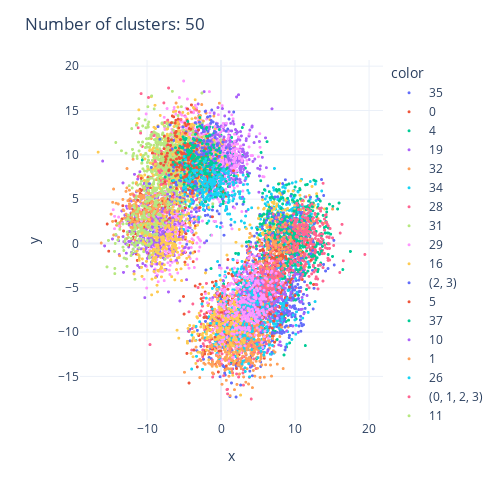

The cell this chart's notebook holds for it:
### Code cell
plot_cluster(data, graph)

### Figure 1 — Plotly figure (JSON) as saved in the notebook; plotly's stock layout.template omitted (floating-point values rounded to 4 significant figures; data arrays with more than 128 entries replaced by an {"elided": "..."} marker saying what was removed)
{"data": [{"hovertemplate": "color=35<br>x=%{x}<br>y=%{y}<extra></extra>", "legendgroup": "35", "marker": {"color": "#636efa", "size": 3, "symbol": "circle"}, "mode": "markers", "name": "35", "showlegend": true, "type": "scattergl", "x": {"elided": "187 float values"}, "xaxis": "x", "y": {"elided": "187 float values"}, "yaxis": "y"}, {"hovertemplate": "color=0<br>x=%{x}<br>y=%{y}<extra></extra>", "legendgroup": "0", "marker": {"color": "#EF553B", "size": 3, "symbol": "circle"}, "mode": "markers", "name": "0", "showlegend": true, "type": "scattergl", "x": {"elided": "190 float values"}, "xaxis": "x", "y": {"elided": "190 float values"}, "yaxis": "y"}, {"hovertemplate": "color=4<br>x=%{x}<br>y=%{y}<extra></extra>", "legendgroup": "4", "marker": {"color": "#00cc96", "size": 3, "symbol": "circle"}, "mode": "markers", "name": "4", "showlegend": true, "type": "scattergl", "x": {"elided": "146 float values"}, "xaxis": "x", "y": {"elided": "146 float values"}, "yaxis": "y"}, {"hovertemplate": "color=19<br>x=%{x}<br>y=%{y}<extra></extra>", "legendgroup": "19", "marker": {"color": "#ab63fa", "size": 3, "symbol": "circle"}, "mode": "markers", "name": "19", "showlegend": true, "type": "scattergl", "x": {"elided": "248 float values"}, "xaxis": "x", "y": {"elided": "248 float values"}, "yaxis": "y"}, {"hovertemplate": "color=32<br>x=%{x}<br>y=%{y}<extra></extra>", "legendgroup": "32", "marker": {"color": "#FFA15A", "size": 3, "symbol": "circle"}, "mode": "markers", "name": "32", "showlegend": true, "type": "scattergl", "x": {"elided": "188 float values"}, "xaxis": "x", "y": {"elided": "188 float values"}, "yaxis": "y"}, {"hovertemplate": "color=34<br>x=%{x}<br>y=%{y}<extra></extra>", "legendgroup": "34", "marker": {"color": "#19d3f3", "size": 3, "symbol": "circle"}, "mode": "markers", "name": "34", "showlegend": true, "type": "scattergl", "x": {"elided": "188 float values"}, "xaxis": "x", "y": {"elided": "188 float values"}, "yaxis": "y"}, {"hovertemplate": "color=28<br>x=%{x}<br>y=%{y}<extra></extra>", "legendgroup": "28", "marker": {"color": "#FF6692", "size": 3, "symbol": "circle"}, "mode": "markers", "name": "28", "showlegend": true, "type": "scattergl", "x": {"elided": "188 float values"}, "xaxis": "x", "y": {"elided": "188 float values"}, "yaxis": "y"}, {"hovertemplate": "color=31<br>x=%{x}<br>y=%{y}<extra></extra>", "legendgroup": "31", "marker": {"color": "#B6E880", "size": 3, "symbol": "circle"}, "mode": "markers", "name": "31", "showlegend": true, "type": "scattergl", "x": {"elided": "187 float values"}, "xaxis": "x", "y": {"elided": "187 float values"}, "yaxis": "y"}, {"hovertemplate": "color=29<br>x=%{x}<br>y=%{y}<extra></extra>", "legendgroup": "29", "marker": {"color": "#FF97FF", "size": 3, "symbol": "circle"}, "mode": "markers", "name": "29", "showlegend": true, "type": "scattergl", "x": {"elided": "188 float values"}, "xaxis": "x", "y": {"elided": "188 float values"}, "yaxis": "y"}, {"hovertemplate": "color=16<br>x=%{x}<br>y=%{y}<extra></extra>", "legendgroup": "16", "marker": {"color": "#FECB52", "size": 3, "symbol": "circle"}, "mode": "markers", "name": "16", "showlegend": true, "type": "scattergl", "x": {"elided": "188 float values"}, "xaxis": "x", "y": {"elided": "188 float values"}, "yaxis": "y"}, {"hovertemplate": "color=(2, 3)<br>x=%{x}<br>y=%{y}<extra></extra>", "legendgroup": "(2, 3)", "marker": {"color": "#636efa", "size": 3, "symbol": "circle"}, "mode": "markers", "name": "(2, 3)", "showlegend": true, "type": "scattergl", "x": {"elided": "180 float values"}, "xaxis": "x", "y": {"elided": "180 float values"}, "yaxis": "y"}, {"hovertemplate": "color=5<br>x=%{x}<br>y=%{y}<extra></extra>", "legendgroup": "5", "marker": {"color": "#EF553B", "size": 3, "symbol": "circle"}, "mode": "markers", "name": "5", "showlegend": true, "type": "scattergl", "x": {"elided": "173 float values"}, "xaxis": "x", "y": {"elided": "173 float values"}, "yaxis": "y"}, {"hovertemplate": "color=37<br>x=%{x}<br>y=%{y}<extra></extra>", "legendgroup": "37", "marker": {"color": "#00cc96", "size": 3, "symbol": "circle"}, "mode": "markers", "name": "37", "showlegend": true, "type": "scattergl", "x": {"elided": "180 float values"}, "xaxis": "x", "y": {"elided": "180 float values"}, "yaxis": "y"}, {"hovertemplate": "color=10<br>x=%{x}<br>y=%{y}<extra></extra>", "legendgroup": "10", "marker": {"color": "#ab63fa", "size": 3, "symbol": "circle"}, "mode": "markers", "name": "10", "showlegend": true, "type": "scattergl", "x": {"elided": "188 float values"}, "xaxis": "x", "y": {"elided": "188 float values"}, "yaxis": "y"}, {"hovertemplate": "color=1<br>x=%{x}<br>y=%{y}<extra></extra>", "legendgroup": "1", "marker": {"color": "#FFA15A", "size": 3, "symbol": "circle"}, "mode": "markers", "name": "1", "showlegend": true, "type": "scattergl", "x": {"elided": "189 float values"}, "xaxis": "x", "y": {"elided": "189 float values"}, "yaxis": "y"}, {"hovertemplate": "color=26<br>x=%{x}<br>y=%{y}<extra></extra>", "legendgroup": "26", "marker": {"color": "#19d3f3", "size": 3, "symbol": "circle"}, "mode": "markers", "name": "26", "showlegend": true, "type": "scattergl", "x": {"elided": "188 float values"}, "xaxis": "x", "y": {"elided": "188 float values"}, "yaxis": "y"}, {"hovertemplate": "color=(0, 1, 2, 3)<br>x=%{x}<br>y=%{y}<extra></extra>", "legendgroup": "(0, 1, 2, 3)", "marker": {"color": "#FF6692", "size": 3, "symbol": "circle"}, "mode": "markers", "name": "(0, 1, 2, 3)", "showlegend": true, "type": "scattergl", "x": {"elided": "320 float values"}, "xaxis": "x", "y": {"elided": "320 float values"}, "yaxis": "y"}, {"hovertemplate": "color=11<br>x=%{x}<br>y=%{y}<extra></extra>", "legendgroup": "11", "marker": {"color": "#B6E880", "size": 3, "symbol": "circle"}, "mode": "markers", "name": "11", "showlegend": true, "type": "scattergl", "x": {"elided": "189 float values"}, "xaxis": "x", "y": {"elided": "189 float values"}, "yaxis": "y"}, {"hovertemplate": "color=(4, 5)<br>x=%{x}<br>y=%{y}<extra></extra>", "legendgroup": "(4, 5)", "marker": {"color": "#FF97FF", "size": 3, "symbol": "circle"}, "mode": "markers", "name": "(4, 5)", "showlegend": true, "type": "scattergl", "x": {"elided": "250 float values"}, "xaxis": "x", "y": {"elided": "250 float values"}, "yaxis": "y"}, {"hovertemplate": "color=17<br>x=%{x}<br>y=%{y}<extra></extra>", "legendgroup": "17", "marker": {"color": "#FECB52", "size": 3, "symbol": "circle"}, "mode": "markers", "name": "17", "showlegend": true, "type": "scattergl", "x": {"elided": "318 float values"}, "xaxis": "x", "y": {"elided": "318 float values"}, "yaxis": "y"}, {"hovertemplate": "color=15<br>x=%{x}<br>y=%{y}<extra></extra>", "legendgroup": "15", "marker": {"color": "#636efa", "size": 3, "symbol": "circle"}, "mode": "markers", "name": "15", "showlegend": true, "type": "scattergl", "x": {"elided": "189 float values"}, "xaxis": "x", "y": {"elided": "189 float values"}, "yaxis": "y"}, {"hovertemplate": "color=36<br>x=%{x}<br>y=%{y}<extra></extra>", "legendgroup": "36", "marker": {"color": "#EF553B", "size": 3, "symbol": "circle"}, "mode": "markers", "name": "36", "showlegend": true, "type": "scattergl", "x": {"elided": "188 float values"}, "xaxis": "x", "y": {"elided": "188 float values"}, "yaxis": "y"}, {"hovertemplate": "color=18<br>x=%{x}<br>y=%{y}<extra></extra>", "legendgroup": "18", "marker": {"color": "#00cc96", "size": 3, "symbol": "circle"}, "mode": "markers", "name": "18", "showlegend": true, "type": "scattergl", "x": {"elided": "317 float values"}, "xaxis": "x", "y": {"elided": "317 float values"}, "yaxis": "y"}, {"hovertemplate": "color=30<br>x=%{x}<br>y=%{y}<extra></extra>", "legendgroup": "30", "marker": {"color": "#ab63fa", "size": 3, "symbol": "circle"}, "mode": "markers", "name": "30", "showlegend": true, "type": "scattergl", "x": {"elided": "189 float values"}, "xaxis": "x", "y": {"elided": "189 float values"}, "yaxis": "y"}, {"hovertemplate": "color=21<br>x=%{x}<br>y=%{y}<extra></extra>", "legendgroup": "21", "marker": {"color": "#FFA15A", "size": 3, "symbol": "circle"}, "mode": "markers", "name": "21", "showlegend": true, "type": "scattergl", "x": {"elided": "188 float values"}, "xaxis": "x", "y": {"elided": "188 float values"}, "yaxis": "y"}, {"hovertemplate": "color=7<br>x=%{x}<br>y=%{y}<extra></extra>", "legendgroup": "7", "marker": {"color": "#19d3f3", "size": 3, "symbol": "circle"}, "mode": "markers", "name": "7", "showlegend": true, "type": "scattergl", "x": {"elided": "318 float values"}, "xaxis": "x", "y": {"elided": "318 float values"}, "yaxis": "y"}, {"hovertemplate": "color=1<br>x=%{x}<br>y=%{y}<extra></extra>", "legendgroup": "1", "marker": {"color": "#FF6692", "size": 3, "symbol": "circle"}, "mode": "markers", "name": "1", "showlegend": false, "type": "scattergl", "x": {"elided": "169 float values"}, "xaxis": "x", "y": {"elided": "169 float values"}, "yaxis": "y"}, {"hovertemplate": "color=27<br>x=%{x}<br>y=%{y}<extra></extra>", "legendgroup": "27", "marker": {"color": "#B6E880", "size": 3, "symbol": "circle"}, "mode": "markers", "name": "27", "showlegend": true, "type": "scattergl", "x": {"elided": "189 float values"}, "xaxis": "x", "y": {"elided": "189 float values"}, "yaxis": "y"}, {"hovertemplate": "color=8<br>x=%{x}<br>y=%{y}<extra></extra>", "legendgroup": "8", "marker": {"color": "#FF97FF", "size": 3, "symbol": "circle"}, "mode": "markers", "name": "8", "showlegend": true, "type": "scattergl", "x": {"elided": "247 float values"}, "xaxis": "x", "y": {"elided": "247 float values"}, "yaxis": "y"}, {"hovertemplate": "color=3<br>x=%{x}<br>y=%{y}<extra></extra>", "legendgroup": "3", "marker": {"color": "#FECB52", "size": 3, "symbol": "circle"}, "mode": "markers", "name": "3", "showlegend": true, "type": "scattergl", "x": {"elided": "188 float values"}, "xaxis": "x", "y": {"elided": "188 float values"}, "yaxis": "y"}, {"hovertemplate": "color=0<br>x=%{x}<br>y=%{y}<extra></extra>", "legendgroup": "0", "marker": {"color": "#636efa", "size": 3, "symbol": "circle"}, "mode": "markers", "name": "0", "showlegend": false, "type": "scattergl", "x": {"elided": "186 float values"}, "xaxis": "x", "y": {"elided": "186 float values"}, "yaxis": "y"}, {"hovertemplate": "color=33<br>x=%{x}<br>y=%{y}<extra></extra>", "legendgroup": "33", "marker": {"color": "#EF553B", "size": 3, "symbol": "circle"}, "mode": "markers", "name": "33", "showlegend": true, "type": "scattergl", "x": {"elided": "187 float values"}, "xaxis": "x", "y": {"elided": "187 float values"}, "yaxis": "y"}, {"hovertemplate": "color=(0, 1)<br>x=%{x}<br>y=%{y}<extra></extra>", "legendgroup": "(0, 1)", "marker": {"color": "#00cc96", "size": 3, "symbol": "circle"}, "mode": "markers", "name": "(0, 1)", "showlegend": true, "type": "scattergl", "x": {"elided": "175 float values"}, "xaxis": "x", "y": {"elided": "175 float values"}, "yaxis": "y"}, {"hovertemplate": "color=2<br>x=%{x}<br>y=%{y}<extra></extra>", "legendgroup": "2", "marker": {"color": "#ab63fa", "size": 3, "symbol": "circle"}, "mode": "markers", "name": "2", "showlegend": true, "type": "scattergl", "x": {"elided": "169 float values"}, "xaxis": "x", "y": {"elided": "169 float values"}, "yaxis": "y"}, {"hovertemplate": "color=2<br>x=%{x}<br>y=%{y}<extra></extra>", "legendgroup": "2", "marker": {"color": "#FFA15A", "size": 3, "symbol": "circle"}, "mode": "markers", "name": "2", "showlegend": false, "type": "scattergl", "x": {"elided": "190 float values"}, "xaxis": "x", "y": {"elided": "190 float values"}, "yaxis": "y"}, {"hovertemplate": "color=3<br>x=%{x}<br>y=%{y}<extra></extra>", "legendgroup": "3", "marker": {"color": "#19d3f3", "size": 3, "symbol": "circle"}, "mode": "markers", "name": "3", "showlegend": false, "type": "scattergl", "x": {"elided": "153 float values"}, "xaxis": "x", "y": {"elided": "153 float values"}, "yaxis": "y"}, {"hovertemplate": "color=9<br>x=%{x}<br>y=%{y}<extra></extra>", "legendgroup": "9", "marker": {"color": "#FF6692", "size": 3, "symbol": "circle"}, "mode": "markers", "name": "9", "showlegend": true, "type": "scattergl", "x": {"elided": "189 float values"}, "xaxis": "x", "y": {"elided": "189 float values"}, "yaxis": "y"}, {"hovertemplate": "color=38<br>x=%{x}<br>y=%{y}<extra></extra>", "legendgroup": "38", "marker": {"color": "#B6E880", "size": 3, "symbol": "circle"}, "mode": "markers", "name": "38", "showlegend": true, "type": "scattergl", "x": {"elided": "175 float values"}, "xaxis": "x", "y": {"elided": "175 float values"}, "yaxis": "y"}, {"hovertemplate": "color=12<br>x=%{x}<br>y=%{y}<extra></extra>", "legendgroup": "12", "marker": {"color": "#FF97FF", "size": 3, "symbol": "circle"}, "mode": "markers", "name": "12", "showlegend": true, "type": "scattergl", "x": {"elided": "188 float values"}, "xaxis": "x", "y": {"elided": "188 float values"}, "yaxis": "y"}, {"hovertemplate": "color=23<br>x=%{x}<br>y=%{y}<extra></extra>", "legendgroup": "23", "marker": {"color": "#FECB52", "size": 3, "symbol": "circle"}, "mode": "markers", "name": "23", "showlegend": true, "type": "scattergl", "x": {"elided": "188 float values"}, "xaxis": "x", "y": {"elided": "188 float values"}, "yaxis": "y"}, {"hovertemplate": "color=20<br>x=%{x}<br>y=%{y}<extra></extra>", "legendgroup": "20", "marker": {"color": "#636efa", "size": 3, "symbol": "circle"}, "mode": "markers", "name": "20", "showlegend": true, "type": "scattergl", "x": {"elided": "246 float values"}, "xaxis": "x", "y": {"elided": "246 float values"}, "yaxis": "y"}, {"hovertemplate": "color=13<br>x=%{x}<br>y=%{y}<extra></extra>", "legendgroup": "13", "marker": {"color": "#EF553B", "size": 3, "symbol": "circle"}, "mode": "markers", "name": "13", "showlegend": true, "type": "scattergl", "x": {"elided": "189 float values"}, "xaxis": "x", "y": {"elided": "189 float values"}, "yaxis": "y"}, {"hovertemplate": "color=22<br>x=%{x}<br>y=%{y}<extra></extra>", "legendgroup": "22", "marker": {"color": "#00cc96", "size": 3, "symbol": "circle"}, "mode": "markers", "name": "22", "showlegend": true, "type": "scattergl", "x": {"elided": "189 float values"}, "xaxis": "x", "y": {"elided": "189 float values"}, "yaxis": "y"}, {"hovertemplate": "color=14<br>x=%{x}<br>y=%{y}<extra></extra>", "legendgroup": "14", "marker": {"color": "#ab63fa", "size": 3, "symbol": "circle"}, "mode": "markers", "name": "14", "showlegend": true, "type": "scattergl", "x": {"elided": "189 float values"}, "xaxis": "x", "y": {"elided": "189 float values"}, "yaxis": "y"}, {"hovertemplate": "color=6<br>x=%{x}<br>y=%{y}<extra></extra>", "legendgroup": "6", "marker": {"color": "#FFA15A", "size": 3, "symbol": "circle"}, "mode": "markers", "name": "6", "showlegend": true, "type": "scattergl", "x": {"elided": "188 float values"}, "xaxis": "x", "y": {"elided": "188 float values"}, "yaxis": "y"}, {"hovertemplate": "color=5<br>x=%{x}<br>y=%{y}<extra></extra>", "legendgroup": "5", "marker": {"color": "#19d3f3", "size": 3, "symbol": "circle"}, "mode": "markers", "name": "5", "showlegend": false, "type": "scattergl", "x": {"elided": "189 float values"}, "xaxis": "x", "y": {"elided": "189 float values"}, "yaxis": "y"}, {"hovertemplate": "color=4<br>x=%{x}<br>y=%{y}<extra></extra>", "legendgroup": "4", "marker": {"color": "#FF6692", "size": 3, "symbol": "circle"}, "mode": "markers", "name": "4", "showlegend": false, "type": "scattergl", "x": {"elided": "189 float values"}, "xaxis": "x", "y": {"elided": "189 float values"}, "yaxis": "y"}, {"hovertemplate": "color=-1<br>x=%{x}<br>y=%{y}<extra></extra>", "legendgroup": "-1", "marker": {"color": "#B6E880", "size": 3, "symbol": "circle"}, "mode": "markers", "name": "-1", "showlegend": true, "type": "scattergl", "x": {"elided": "190 float values"}, "xaxis": "x", "y": {"elided": "190 float values"}, "yaxis": "y"}, {"hovertemplate": "color=24<br>x=%{x}<br>y=%{y}<extra></extra>", "legendgroup": "24", "marker": {"color": "#FF97FF", "size": 3, "symbol": "circle"}, "mode": "markers", "name": "24", "showlegend": true, "type": "scattergl", "x": {"elided": "188 float values"}, "xaxis": "x", "y": {"elided": "188 float values"}, "yaxis": "y"}, {"hovertemplate": "color=25<br>x=%{x}<br>y=%{y}<extra></extra>", "legendgroup": "25", "marker": {"color": "#FECB52", "size": 3, "symbol": "circle"}, "mode": "markers", "name": "25", "showlegend": true, "type": "scattergl", "x": {"elided": "188 float values"}, "xaxis": "x", "y": {"elided": "188 float values"}, "yaxis": "y"}], "layout": {"height": 500, "legend": {"title": {"text": "color"}, "tracegroupgap": 0}, "margin": {"t": 60}, "title": {"text": "Number of clusters: 50"}, "width": 500, "xaxis": {"anchor": "y", "domain": [0, 1], "title": {"text": "x"}}, "yaxis": {"anchor": "x", "domain": [0, 1], "title": {"text": "y"}}}}
